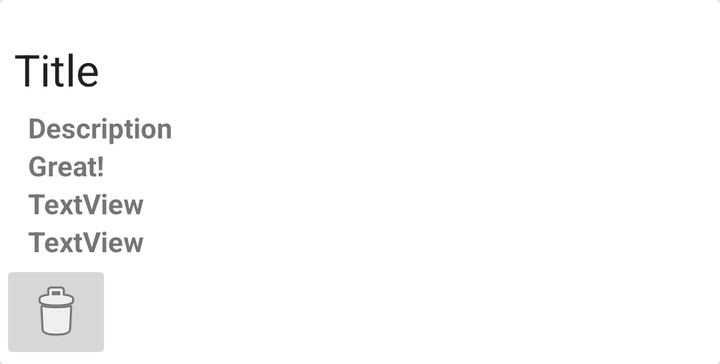
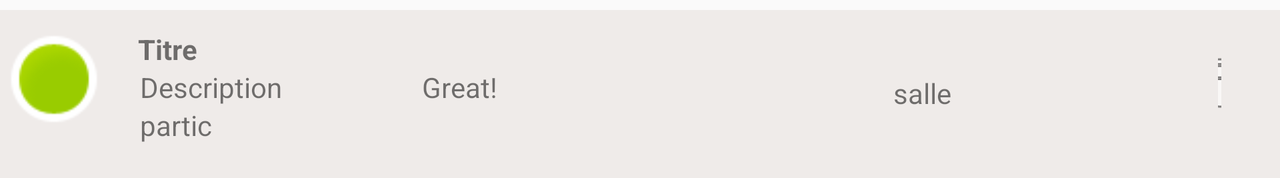

One screen, two layout resources from the same app: the default and the repository's alternative for another configuration. Each is rendered where Android would select it; the XML of both is given below.
<!-- AndroidManifest.xml: application theme AppTheme -->
<!-- res/layout/list_row.xml -->
<?xml version="1.0" encoding="utf-8"?>
<RelativeLayout xmlns:android="http://schemas.android.com/apk/res/android"
    xmlns:app="http://schemas.android.com/apk/res-auto"
    android:orientation="vertical"
    android:layout_width="match_parent"
    android:layout_height="wrap_content">

    <android.support.v7.widget.CardView
        android:layout_width="match_parent"
        android:layout_height="wrap_content">

        <LinearLayout
            android:layout_width="match_parent"
            android:paddingTop="20dp"
            android:layout_height="match_parent"
            android:orientation="vertical">


            <TextView
                android:id="@+id/title"
                android:layout_width="wrap_content"
                android:layout_height="wrap_content"
                android:layout_weight="1"
                android:paddingLeft="7dp"
                style="@android:style/TextAppearance.DeviceDefault.Large"
                android:text="Title" />

            <TextView
                android:id="@+id/description"
                android:layout_width="wrap_content"
                android:layout_height="wrap_content"
                android:layout_weight="1"
                android:paddingLeft="14dp"
                android:paddingTop="5dp"
                android:text="Description"
                android:textStyle="bold" />

            <TextView
                android:id="@+id/great"
                android:layout_width="wrap_content"
                android:layout_height="wrap_content"
                android:layout_weight="1"
                android:paddingLeft="14dp"
                android:text="Great!"
                android:textStyle="bold" />

            <TextView
                android:id="@+id/partic"
                android:layout_width="wrap_content"
                android:layout_height="wrap_content"
                android:paddingLeft="14dp"
                android:layout_weight="1"
                android:textStyle="bold"
                android:text="TextView" />


            <TextView
                android:id="@+id/salle"
                android:layout_weight="1"
                android:layout_width="wrap_content"
                android:layout_height="wrap_content"
                android:paddingLeft="14dp"
                android:textStyle="bold"
                android:text="TextView" />
            <ImageButton
                android:id="@+id/item_list_delete_button"
                android:layout_width="wrap_content"
                android:layout_height="wrap_content"
                android:baselineAlignBottom="true"
                android:layout_alignParentRight="true"
                app:srcCompat="@android:drawable/ic_menu_delete" />
        </LinearLayout>
    </android.support.v7.widget.CardView>



</RelativeLayout>
<!-- resources referenced by this layout -->
<resources>
  <style name="AppTheme" parent="Theme.AppCompat.Light.DarkActionBar">
          
          <item name="colorPrimary">@color/colorPrimary</item>
          <item name="colorPrimaryDark">@color/colorPrimaryDark</item>
          <item name="colorAccent">@color/colorAccent</item>
      </style>
  <color name="colorPrimary">#5D4037</color>
  <color name="colorPrimaryDark">#3E2723</color>
  <color name="colorAccent">#EFEBE9</color>
</resources>
<!-- res/layout-land/list_row.xml (the repository's variant of the layout above) -->
<!-- drawn on the phone turned sideways -->
<?xml version="1.0" encoding="utf-8"?>
<android.support.constraint.ConstraintLayout xmlns:android="http://schemas.android.com/apk/res/android"
    xmlns:app="http://schemas.android.com/apk/res-auto"
    xmlns:tools="http://schemas.android.com/tools"
    android:layout_width="match_parent"
    android:layout_height="wrap_content"
    android:layout_marginTop="5dp"
    android:paddingTop="10dp"
    android:paddingBottom="10dp"
    android:background="@color/colorAccent"
    android:orientation="vertical">

    <RelativeLayout
        android:layout_width="match_parent"
        android:layout_height="64dp"
        app:layout_constraintBottom_toBottomOf="parent"
        app:layout_constraintEnd_toEndOf="parent"
        app:layout_constraintStart_toStartOf="parent"
        app:layout_constraintTop_toTopOf="parent">

        <ImageView
            android:id="@+id/imageView"
            android:layout_width="54dp"
            android:layout_height="49dp"
            app:layout_constraintBottom_toBottomOf="parent"
            app:layout_constraintEnd_toStartOf="@+id/partic"
            app:layout_constraintStart_toStartOf="parent"
            app:layout_constraintTop_toTopOf="parent"
            app:layout_constraintVertical_bias="0.0"
            app:srcCompat="@android:drawable/presence_online" />

        <TextView
            android:id="@+id/title"
            android:layout_width="wrap_content"
            android:layout_height="wrap_content"
            android:layout_marginLeft="15dp"
            android:layout_toRightOf="@+id/imageView"
            android:layout_weight="1"
            android:text="Titre"
            android:textStyle="bold"
            app:layout_constraintVertical_bias="0.0" />

        <TextView
            android:id="@+id/description"
            android:layout_width="101dp"
            android:layout_height="19dp"
            android:layout_below="@+id/title"
            android:layout_marginLeft="70dp"
            android:layout_weight="1"
            android:text="Description" />

        <TextView
            android:id="@+id/great"
            android:layout_width="wrap_content"
            android:layout_height="wrap_content"
            android:layout_below="@+id/title"
            android:layout_marginLeft="40dp"
            android:layout_toRightOf="@+id/description"
            android:text="Great!" />

        <TextView
            android:id="@+id/partic"
            android:layout_width="wrap_content"
            android:layout_height="wrap_content"
            android:layout_below="@+id/description"
            android:layout_marginLeft="70dp"
            android:layout_weight="1"
            android:text="partic"
            app:layout_constraintTop_toBottomOf="@+id/salle" />

        <TextView
            android:id="@+id/salle"
            android:layout_width="wrap_content"
            android:layout_height="wrap_content"
            android:layout_below="@+id/title"
            android:layout_marginLeft="198dp"
            android:layout_marginTop="3dp"
            android:layout_toRightOf="@+id/great"
            android:text="salle" />

        <ImageButton
            android:id="@+id/item_list_delete_button"
            android:layout_width="82dp"
            android:layout_height="wrap_content"
            android:layout_alignParentRight="true"
            android:layout_alignParentBottom="true"
            android:layout_marginLeft="135dp"
            android:layout_marginRight="31dp"
            android:layout_marginBottom="21dp"
            android:layout_toRightOf="@id/salle"
            android:background="#00FFFFFF"
            app:srcCompat="@android:drawable/ic_menu_delete" />


    </RelativeLayout>
</android.support.constraint.ConstraintLayout>
<!-- resources referenced by the variant -->
<!-- as the phone turned sideways resolves them -->
<resources>
  <color name="colorAccent">#EFEBE9</color>
  <style name="AppTheme" parent="Theme.AppCompat.Light.DarkActionBar">
          
          <item name="colorPrimary">@color/colorPrimary</item>
          <item name="colorPrimaryDark">@color/colorPrimaryDark</item>
          <item name="colorAccent">@color/colorAccent</item>
      </style>
  <color name="colorPrimary">#5D4037</color>
  <color name="colorPrimaryDark">#3E2723</color>
</resources>
